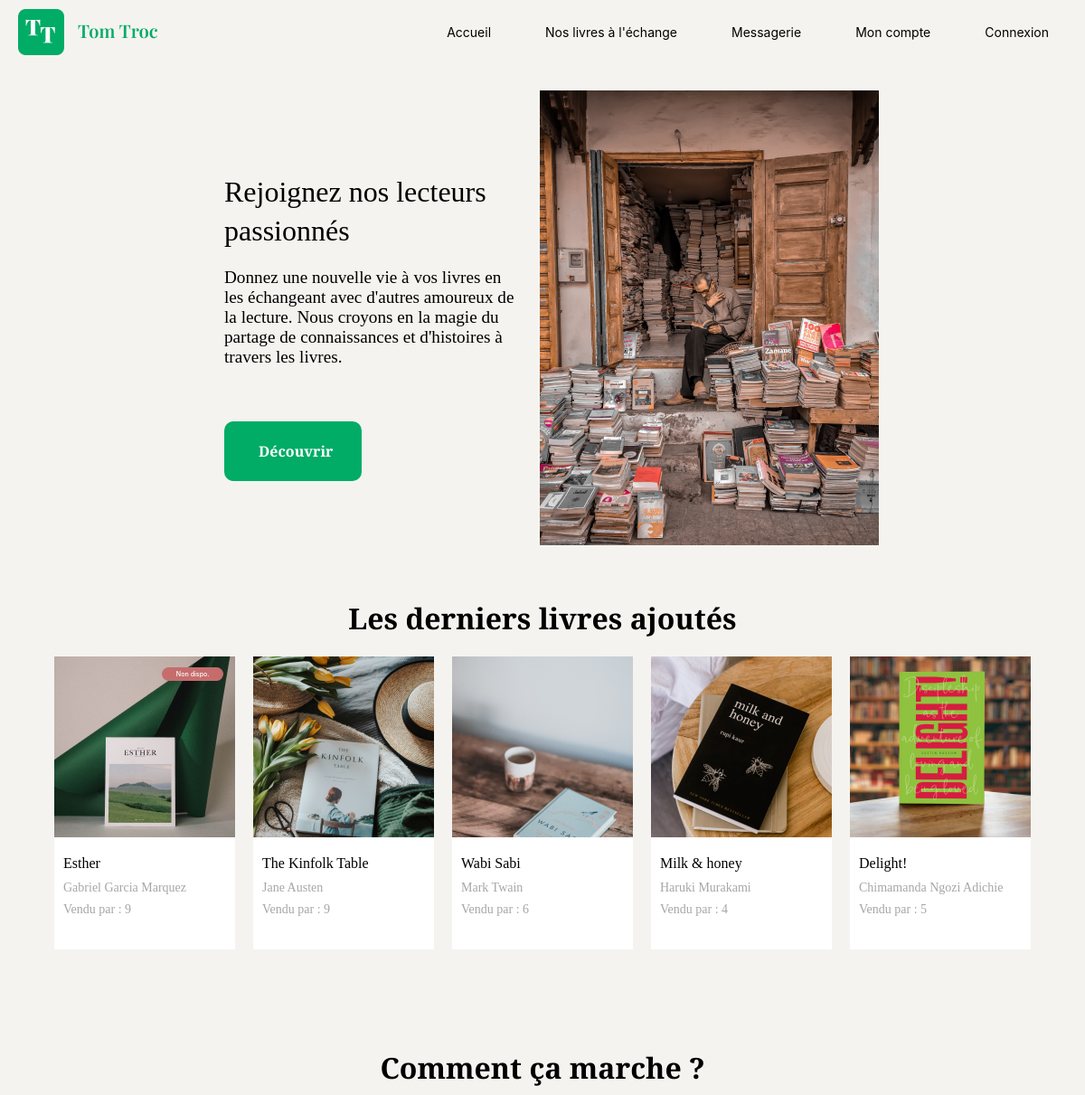
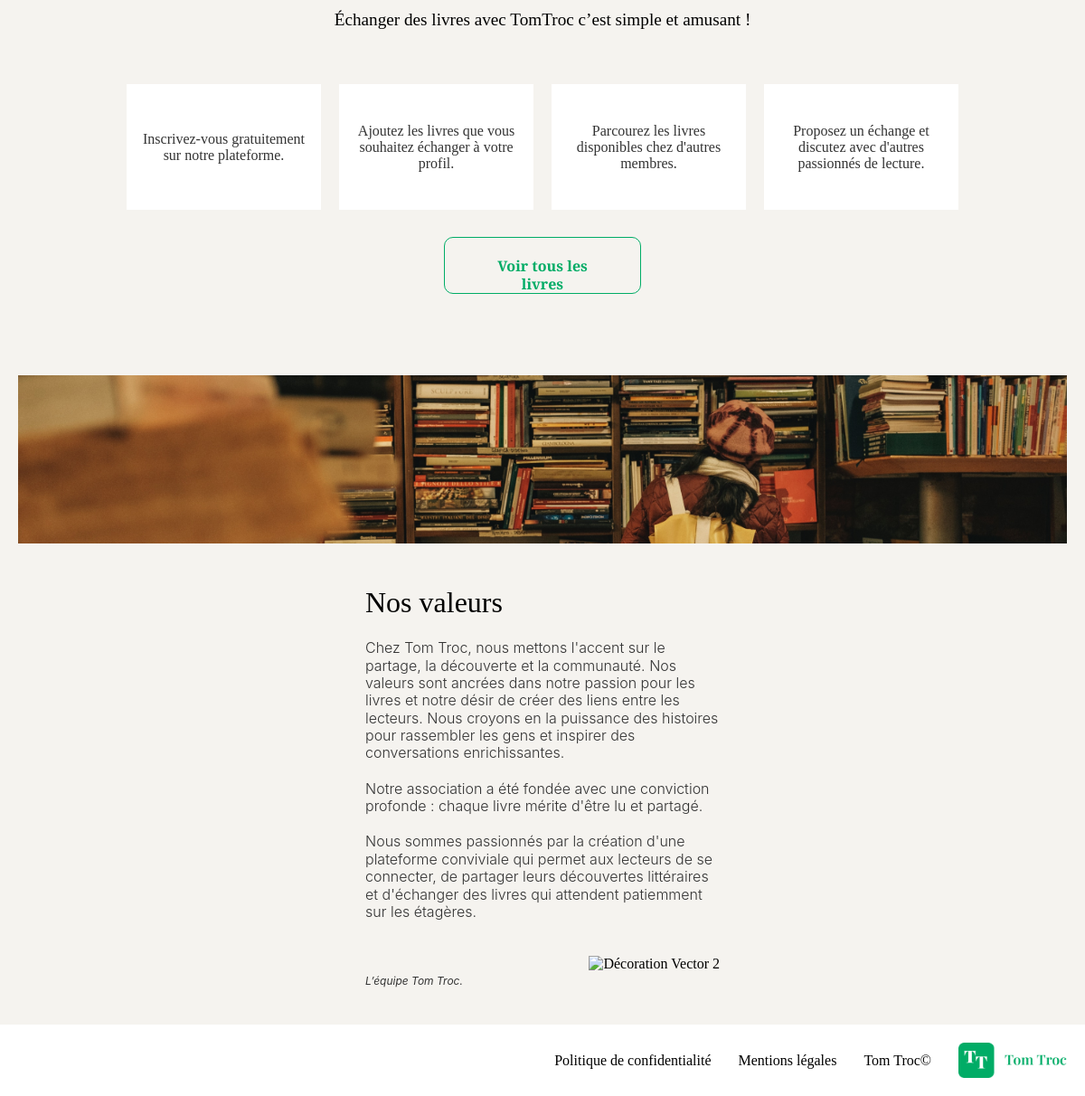
The page / on the database its author committed (2 pictures, top to bottom).
### tables this page shows
CREATE TABLE IF NOT EXISTS `book` (
  `id` int NOT NULL AUTO_INCREMENT,
  `title` varchar(255) NOT NULL,
  `author` varchar(255) NOT NULL,
  `img` varchar(255) NOT NULL,
  `description` text NOT NULL,
  `createdAt` timestamp NOT NULL DEFAULT CURRENT_TIMESTAMP,
  `updatedAt` timestamp NULL DEFAULT CURRENT_TIMESTAMP,
  `available` tinyint(1) NOT NULL,
  `user_id` int DEFAULT NULL,
  PRIMARY KEY (`id`),
  KEY `fk_user` (`user_id`)
);

### views/View.php (called while the page is built, shortened)
<?php
class View
{
    public function render(string $viewName, array $params = []): void
    {
        $viewPath = $this->buildViewPath($viewName);
        $description = $this->_renderViewFromTemplate($viewPath, $params);
    }
    private function _renderViewFromTemplate(string $viewPath, array $params = []): string
    {
        if (file_exists($viewPath)) {
            extract($params);
            require($viewPath);
            return ob_get_clean();
        } else {
            throw new Exception("La vue '$viewPath' est introuvable.");
        }
    }
    private function buildViewPath(string $viewName): string
    {
        return TEMPLATE_VIEW_PATH . $viewName . '.php';
    }
}

### controllers/BookController.php (called while the page is built, shortened)
<?php
class BookController
{
    public function showHome(): void
    {
        $bookManager = new BookManager();
        $books = $bookManager->getBooks();
        $view = new View("Accueil");
        $view->render("home", ['books' => $books]);
    }
}

### index.php (called while the page is built, shortened)
<?php
$action = Utils::request('action', 'home');
try {
    $bookController = new BookController();
    switch ($action) {
        case 'home':
            $bookController->showHome();
            break;
    }
} catch (Exception $e) {
    error_log("Exception capturée : " . $e->getMessage());
    $errorView = new View('Erreur');
    $errorView->render('errorPage', ['errorMessage' => $e->getMessage()]);
}

### models/DBmanager.php (called while the page is built, shortened)
<?php
class DBManager
{
    private static $instance;
    private $db;
    private function __construct()
    {
        $this->db = new PDO('mysql:host=' . DB_HOST . ';dbname=' . DB_NAME . ';charset=utf8', DB_USER, DB_PASS);
        $this->db->setAttribute(PDO::ATTR_ERRMODE, PDO::ERRMODE_EXCEPTION);
        $this->db->setAttribute(PDO::ATTR_DEFAULT_FETCH_MODE, PDO::FETCH_ASSOC);
    }
    public static function getInstance() : DBManager
    {
        if (!self::$instance) {
            self::$instance = new DBManager();
        }
        return self::$instance;
    }
    public function query(string $sql, ?array $params = null) : PDOStatement
    {
        if ($params == null) {
            $query = $this->db->query($sql);
        } else {
            $query = $this->db->prepare($sql);
            $query->execute($params);
        }
        return $query;
    }
}

### models/BookManager.php (called while the page is built, shortened)
<?php
class bookManager extends AbstractEntityManager
{
    public function getBooks(array $criteria = [], array $orders = [], int $limit = 0): array
    {
        $sql = "SELECT * FROM book";
        $params = [];
        $result = $this->db->query($sql, $params);
        $books = [];
        while ($book = $result->fetch()) {
            $books[] = new Book($book);
        }
        return $books;
    }
}

### models/AbstractEntity.php (called while the page is built, shortened)
<?php
abstract class AbstractEntity
{
    protected function hydrate(array $data) : void
    {
        foreach ($data as $key => $value) {
            $method = 'set' . str_replace('_', '', ucwords($key, '_'));
        }
    }
}

### models/Book.php (called while the page is built, shortened)
<?php
class Book extends AbstractEntity
{
    protected int $id;
    private int $userId;
    private string $title = "";
    private string $author = "";
    private ?string $img = null;
    private bool $available = true;
    public function getId(): int
    {
        return $this->id;
    }
    public function setId(int $id): void
    {
        $this->id = $id;
    }
    public function setUserId(int $userId): void
    {
        $this->userId = $userId;
    }
    public function getUserId(): int
    {
        return $this->userId;
    }
    public function setTitle(string $title): void
    {
        $this->title = $title;
    }
    public function getTitle(): string
    {
        return $this->title;
    }
    public function setAuthor(string $author): void
    {
        $this->author = $author;
    }
    public function getAuthor(): string
    {
        return $this->author;
    }
    public function setImg(?string $img): void
    {
        $this->img = $img;
    }
    public function getImg(): ?string
    {
        return $this->img;
    }
    public function setAvailable(bool $available): void
    {
        $this->available = $available;
    }
    public function isAvailable(): bool
    {
        return $this->available;
    }
    public function setCreatedAt(string|DateTime $createdAt, string $format = 'Y-m-d H:i:s'): void
    {
        if (is_string($createdAt)) {
            $createdAt = DateTime::createFromFormat($format, $createdAt);
        }
    }
}

### views/templates/include/book-card.php (the view)
<div class="book-card" data-book-id="<?= $book->getId() ?>" data-title="<?= htmlspecialchars($book->getTitle()) ?>" data-author="<?= htmlspecialchars($book->getAuthor()) ?>">
    <div class="image-container">
        <a href="index.php?action=book-detail&id=<?= $book->getId() ?>">
            <?php
            $imgSrc = $book->getImg() ?? '';
            if (!empty($imgSrc) && file_exists($_SERVER['DOCUMENT_ROOT'] . '/' . $imgSrc)) {
            ?>
                <img src="<?= htmlspecialchars($imgSrc) ?>" alt="Image de <?= htmlspecialchars($book->getTitle()) ?>">
            <?php } else { ?>
                <p>Image non disponible</p>
            <?php } ?>
        </a>
        <?php if (!$book->isAvailable()) { ?>
            <div class="availability-badge">Non dispo.</div>
        <?php } ?>
    </div>
    <div class="text-book-card">
        <h3><?= htmlspecialchars($book->getTitle() ?? 'Titre non disponible') ?></h3>
        <p class="author"><?= htmlspecialchars($book->getAuthor() ?? 'Auteur non disponible') ?></p>
        <p class="seller">Vendu par : <?= htmlspecialchars($book->getUserId() ?? 'Utilisateur inconnu') ?></p>
    </div>
</div>

### views/templates/home.php
<section class="intro-container">
    <img src="../../assets/img/hero.png" alt="Hero image">
    <div class="intro-wrapper">
        <h2 class="title">Rejoignez nos lecteurs passionnés</h2>
        <p class="intro-text">
            Donnez une nouvelle vie à vos livres en les échangeant avec d'autres amoureux de la lecture. Nous croyons en la magie du partage de connaissances et d'histoires à travers les livres.
        </p>
        <a href="index.php?action=books" class="btn">Découvrir</a>
    </div>
</section>
<section class="book-list">
    <h2 class="section-title">Les derniers livres ajoutés</h2>
    <div class="books">
        <?php if (!empty($books)) { ?>
            <?php foreach ($books as $book) { ?>
                <?php include 'include/book-card.php'; ?>
            <?php } ?>
        <?php } else { ?>
            <p>Aucun livre disponible pour le moment.</p>
        <?php } ?>
    </div>
</section>
<section class="how-it-works">
    <h2 class="section-title">Comment ça marche ?</h2>
    <p class="intro-text">
        Échanger des livres avec TomTroc c’est simple et amusant !
    </p>
    <div class="steps-wrapper">
        <div class="step-box">
            <p>Inscrivez-vous gratuitement sur notre plateforme.</p>
        </div>
        <div class="step-box">
            <p>Ajoutez les livres que vous souhaitez échanger à votre profil.</p>
        </div>
        <div class="step-box">
            <p>Parcourez les livres disponibles chez d'autres membres.</p>
        </div>
        <div class="step-box">
            <p>Proposez un échange et discutez avec d'autres passionnés de lecture.</p>
        </div>
    </div>
    <button class="btn view-all-books">Voir tous les livres</button>
</section>
<section class="values-section">
    <div class="banner-image">
        <img src="../../assets/img/banner.png" alt="Bandeau Tom Troc">
    </div>
    <div class="values-content">
        <h2 class="values-title">Nos valeurs</h2>
        <p class="values-paragraph">
            Chez Tom Troc, nous mettons l'accent sur le partage, la découverte et la communauté. Nos valeurs sont ancrées dans notre passion pour les livres et notre désir de créer des liens entre les lecteurs. Nous croyons en la puissance des histoires pour rassembler les gens et inspirer des conversations enrichissantes.
        <p class="values-paragraph">
            Notre association a été fondée avec une conviction profonde : chaque livre mérite d'être lu et partagé.
        </p>
        <p class="values-paragraph">
            Nous sommes passionnés par la création d'une plateforme conviviale qui permet aux lecteurs de se connecter, de partager leurs découvertes littéraires et d'échanger des livres qui attendent patiemment sur les étagères.
        </p>
        <div class="values-footer">
            <div class="values-signature">
                L’équipe Tom Troc.
            </div>
            <img class="vector-image" src="/assets/img/Vector 2.svg" alt="Décoration Vector 2">
        </div>
</section>

### assets/css/style.css (style rules this page uses)
* { margin: 0; padding: 0; box-sizing: border-box; }
:root { --backgroundColor: #F5F3EF; --titleColor: #000000; --textColor: #000000; --buttonDefaultColor: #00AC66; --headerColor: #000; --headerPaleColor: #ccc; --hamburgerColor: #A6A6A6; --PaleColor: white; --quoteColor: #aaa; --dateColor: #888; }
body { font-family: 'Playfair Display'; background-color: var(--backgroundColor); }
h2 { margin: 20px 0; font-size: 32px; font-weight: 400; line-height: 42.66px; color: var(--headerColor); }
a { text-decoration: none; color: inherit; }
.intro-container { display: flex; flex-direction: column; justify-content: center; align-content: center; margin: 20px 0; }
.btn { width: 335px; padding: 22px 38px; border-radius: 10px; background-color: var(--buttonDefaultColor); font-family: 'Playfair Display', serif; font-size: 16px; font-weight: 600; text-align: center; color: white; border: none; cursor: pointer; transition: opacity 0.3s; margin: 20px auto; }
.book-list { background-color: var(--backgroundColor); padding: 40px 20px; }
.section-title { text-align: center; font-size: 36px; font-weight: 700; margin-bottom: 40px; color: var(--headerColor); }
.books { display: flex; flex-wrap: wrap; gap: 20px; justify-content: center; }
.book-card { width: 200px; height: 324px; background-color: var(--PaleColor); overflow: hidden; display: flex; flex-direction: column; transition: transform 0.3s ease; position: relative; }
.text-book-card { margin: 10px; }
.book-card h3 { font-size: 16px; font-weight: 400; margin-bottom: 10px; color: var(--headerColor); }
.book-card img { width: 100%; height: 150px; object-fit: cover; margin-bottom: 10px; }
.book-card p { font-weight: 400; font-size: 14px; color: #A6A6A6; margin-bottom: 8px; }
.image-container { position: relative; width: 100%; height: auto; }
.image-container img { width: 100%; height: auto; display: block; }
.availability-badge { position: absolute; top: 12.7px; left: 119px; padding: 3.96px; border-radius: 23.67px; background: #C56D6D; color: #fff; opacity: 1; width: 68.3px; height: 14.92px; font-family: 'Inter', sans-serif; font-size: 7.1px; font-weight: 500; line-height: 8.59px; text-align: center; }
.image-container .availability-badge { display: block; }
.how-it-works { text-align: center; margin: 50px 0; }
.section-title { font-size: 2em; margin-bottom: 20px; }
.intro-text { font-size: 1.2em; margin-bottom: 30px; }
.steps-wrapper { display: flex; justify-content: center; gap: 20px; flex-wrap: wrap; }
.step-box { width: 215px; height: 139px; background-color: #ffffff; display: flex; align-items: center; justify-content: center; padding: 10px; text-align: center; font-size: 1em; color: #333; }
.btn.view-all-books { width: 218px; height: 63px; padding: 22px 38px; border-radius: 10px; border: 1px solid var(--buttonDefaultColor); background-color: #F5F3EF; opacity: 1; color: var(--buttonDefaultColor); font-size: 1em; text-align: center; cursor: pointer; display: inline-block; margin-top: 30px; gap: 10px; transition: background-color 0.3s ease; font-size: 16px; font-weight: 600; line-height: 19.36px; text-align: center; }
.values-section { padding: 40px 20px; background-color: #F5F3EF; position: relative; }
.banner-image img { width: 100%; height: auto; margin-bottom: 20px; }
.values-content { max-width: 392px; margin: 0 auto; position: relative; }
.values-title { font-family: 'Playfair Display', serif; font-size: 32px; font-weight: 400; line-height: 42.66px; margin-bottom: 20px; }
.values-paragraph { font-family: 'Inter', sans-serif; font-size: 16px; font-weight: 300; line-height: 19.36px; margin-bottom: 20px; color: #333; }
.values-signature { font-family: 'Inter', sans-serif; font-size: 12px; font-style: italic; font-weight: 400; line-height: 14.52px; margin-top: 40px; color: #333; }
.values-footer { display: flex; justify-content: space-between; align-items: center; margin-top: 20px; }
@media (min-width: 768px) { .btn { width: 152px; margin: 0; } }
@media (min-width: 768px) { .intro-container { display: flex; flex-direction: row-reverse; margin: auto 0; } }
@media (min-width: 768px) { .intro-wrapper { max-width: 329px; display: flex; flex-direction: column; justify-content: center; margin: 0 20px; } }
@media (min-width: 768px) { .intro-text { padding-bottom: 30px; } }

### rows shown on the page
book: img+title (picture), available "Non dispo.", title "Esther", author "Gabriel Garcia Marquez", user "9"
book: img+title (picture), title "The Kinfolk Table", author "Jane Austen", user "9"
book: img+title (picture), title "Wabi Sabi", author "Mark Twain", user "6"
book: img+title (picture), title "Milk & honey", author "Haruki Murakami", user "4"
book: img+title (picture), title "Delight!", author "Chimamanda Ngozi Adichie", user "5"
